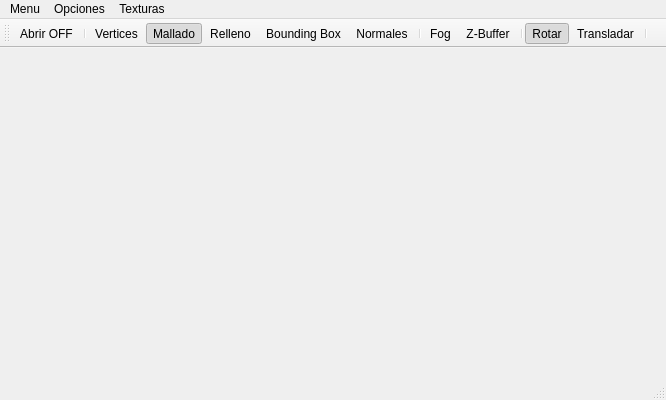
<?xml version="1.0" encoding="UTF-8"?>
<ui version="4.0">
 <class>DM3dClass</class>
 <widget class="QMainWindow" name="DM3dClass">
  <property name="geometry">
   <rect>
    <x>0</x>
    <y>0</y>
    <width>666</width>
    <height>400</height>
   </rect>
  </property>
  <property name="windowTitle">
   <string>DM3d</string>
  </property>
  <widget class="QWidget" name="centralWidget">
   <widget class="GLWidget" name="widget" native="true">
    <property name="geometry">
     <rect>
      <x>10</x>
      <y>10</y>
      <width>581</width>
      <height>321</height>
     </rect>
    </property>
   </widget>
  </widget>
  <widget class="QMenuBar" name="menuBar">
   <property name="geometry">
    <rect>
     <x>0</x>
     <y>0</y>
     <width>666</width>
     <height>21</height>
    </rect>
   </property>
   <widget class="QMenu" name="menuMenu">
    <property name="title">
     <string>Menu</string>
    </property>
    <addaction name="actionAbrir_OFF"/>
   </widget>
   <widget class="QMenu" name="menuOpciones">
    <property name="title">
     <string>Opciones</string>
    </property>
    <widget class="QMenu" name="menuModos">
     <property name="title">
      <string>Modos</string>
     </property>
     <addaction name="actionMallado"/>
     <addaction name="actionVertices"/>
     <addaction name="actionRelleno"/>
     <addaction name="actionBoundingBox"/>
     <addaction name="actionNormales"/>
    </widget>
    <addaction name="menuModos"/>
    <addaction name="separator"/>
    <addaction name="actionActivar_Fog"/>
    <addaction name="actionZ_Buffer"/>
    <addaction name="actionBackface_Culling"/>
    <addaction name="separator"/>
    <addaction name="actionRotar"/>
    <addaction name="actionTransladar"/>
    <addaction name="separator"/>
    <addaction name="actionInformacion_del_Objeto"/>
    <addaction name="separator"/>
    <addaction name="actionOrtogonal"/>
    <addaction name="actionPerspectiva"/>
    <addaction name="separator"/>
    <addaction name="actionNormal_counter_clockwise"/>
    <addaction name="actionNormal_clockwise"/>
    <addaction name="separator"/>
   </widget>
   <widget class="QMenu" name="menuTexturas">
    <property name="title">
     <string>Texturas</string>
    </property>
    <addaction name="actionActivar_Textura"/>
    <addaction name="actionCargar_Textura"/>
    <addaction name="separator"/>
    <addaction name="actionEsferico"/>
    <addaction name="actionCilindrico"/>
    <addaction name="separator"/>
    <addaction name="actionLinear"/>
    <addaction name="actionNeares"/>
   </widget>
   <addaction name="menuMenu"/>
   <addaction name="menuOpciones"/>
   <addaction name="menuTexturas"/>
  </widget>
  <widget class="QStatusBar" name="statusBar"/>
  <widget class="QToolBar" name="mainToolBar">
   <attribute name="toolBarArea">
    <enum>TopToolBarArea</enum>
   </attribute>
   <attribute name="toolBarBreak">
    <bool>false</bool>
   </attribute>
   <addaction name="actionAbrir_OFF"/>
   <addaction name="separator"/>
   <addaction name="actionVertices"/>
   <addaction name="actionMallado"/>
   <addaction name="actionRelleno"/>
   <addaction name="actionBoundingBox"/>
   <addaction name="actionNormales"/>
   <addaction name="separator"/>
   <addaction name="actionActivar_Fog"/>
   <addaction name="actionZ_Buffer"/>
   <addaction name="separator"/>
   <addaction name="actionRotar"/>
   <addaction name="actionTransladar"/>
   <addaction name="separator"/>
  </widget>
  <action name="actionAbrir_OFF">
   <property name="icon">
    <iconset resource="files.qrc">
     <normaloff>:/Imagenes/Iconos/iconos/open.png</normaloff>:/Imagenes/Iconos/iconos/open.png</iconset>
   </property>
   <property name="text">
    <string>Abrir OFF</string>
   </property>
  </action>
  <action name="actionMallado">
   <property name="checkable">
    <bool>true</bool>
   </property>
   <property name="checked">
    <bool>true</bool>
   </property>
   <property name="icon">
    <iconset resource="files.qrc">
     <normaloff>:/Imagenes/Iconos/iconos/linepointer.png</normaloff>:/Imagenes/Iconos/iconos/linepointer.png</iconset>
   </property>
   <property name="text">
    <string>Mallado</string>
   </property>
  </action>
  <action name="actionVertices">
   <property name="checkable">
    <bool>true</bool>
   </property>
   <property name="icon">
    <iconset resource="files.qrc">
     <normaloff>:/Imagenes/Iconos/iconos/puntos.png</normaloff>:/Imagenes/Iconos/iconos/puntos.png</iconset>
   </property>
   <property name="text">
    <string>Vertices</string>
   </property>
  </action>
  <action name="actionRelleno">
   <property name="checkable">
    <bool>true</bool>
   </property>
   <property name="icon">
    <iconset resource="files.qrc">
     <normaloff>:/Imagenes/Iconos/iconos/relleno.png</normaloff>:/Imagenes/Iconos/iconos/relleno.png</iconset>
   </property>
   <property name="text">
    <string>Relleno</string>
   </property>
  </action>
  <action name="actionRelleno_2">
   <property name="text">
    <string>Relleno</string>
   </property>
  </action>
  <action name="actionMallado_2">
   <property name="text">
    <string>Mallado</string>
   </property>
  </action>
  <action name="actionFog">
   <property name="text">
    <string>Fog</string>
   </property>
  </action>
  <action name="actionActivar_Fog">
   <property name="checkable">
    <bool>true</bool>
   </property>
   <property name="icon">
    <iconset resource="files.qrc">
     <normaloff>:/Imagenes/Iconos/iconos/fog.png</normaloff>:/Imagenes/Iconos/iconos/fog.png</iconset>
   </property>
   <property name="text">
    <string>Fog</string>
   </property>
  </action>
  <action name="actionVertices_2">
   <property name="text">
    <string>Vertices</string>
   </property>
  </action>
  <action name="actionZ_Buffer">
   <property name="checkable">
    <bool>true</bool>
   </property>
   <property name="icon">
    <iconset resource="files.qrc">
     <normaloff>:/Imagenes/Iconos/iconos/zbuffer.png</normaloff>:/Imagenes/Iconos/iconos/zbuffer.png</iconset>
   </property>
   <property name="text">
    <string>Z-Buffer</string>
   </property>
  </action>
  <action name="actionRotar">
   <property name="checkable">
    <bool>true</bool>
   </property>
   <property name="checked">
    <bool>true</bool>
   </property>
   <property name="icon">
    <iconset resource="files.qrc">
     <normaloff>:/Imagenes/Iconos/iconos/rotar.png</normaloff>:/Imagenes/Iconos/iconos/rotar.png</iconset>
   </property>
   <property name="text">
    <string>Rotar</string>
   </property>
  </action>
  <action name="actionTransladar">
   <property name="checkable">
    <bool>true</bool>
   </property>
   <property name="icon">
    <iconset resource="files.qrc">
     <normaloff>:/Imagenes/Iconos/iconos/trans.png</normaloff>:/Imagenes/Iconos/iconos/trans.png</iconset>
   </property>
   <property name="text">
    <string>Transladar</string>
   </property>
  </action>
  <action name="actionBoundingBox">
   <property name="checkable">
    <bool>true</bool>
   </property>
   <property name="icon">
    <iconset resource="files.qrc">
     <normaloff>:/Imagenes/Iconos/iconos/bounding.png</normaloff>:/Imagenes/Iconos/iconos/bounding.png</iconset>
   </property>
   <property name="text">
    <string>Bounding Box</string>
   </property>
  </action>
  <action name="actionBounding_Box">
   <property name="text">
    <string>Bounding Box</string>
   </property>
  </action>
  <action name="actionPlano_de_Corte">
   <property name="checkable">
    <bool>true</bool>
   </property>
   <property name="icon">
    <iconset resource="files.qrc">
     <normaloff>:/Imagenes/Iconos/iconos/clipping.png</normaloff>:/Imagenes/Iconos/iconos/clipping.png</iconset>
   </property>
   <property name="text">
    <string>Plano de Corte</string>
   </property>
  </action>
  <action name="actionMover_Trasladar_Plano_de_Corte">
   <property name="checkable">
    <bool>true</bool>
   </property>
   <property name="icon">
    <iconset resource="files.qrc">
     <normaloff>:/Imagenes/Iconos/iconos/modifClipping.png</normaloff>:/Imagenes/Iconos/iconos/modifClipping.png</iconset>
   </property>
   <property name="text">
    <string>Rotar/Trasladar Plano de Corte</string>
   </property>
  </action>
  <action name="actionNormales">
   <property name="checkable">
    <bool>true</bool>
   </property>
   <property name="icon">
    <iconset resource="files.qrc">
     <normaloff>:/Imagenes/Iconos/iconos/normal.png</normaloff>:/Imagenes/Iconos/iconos/normal.png</iconset>
   </property>
   <property name="text">
    <string>Normales</string>
   </property>
  </action>
  <action name="actionNormales_2">
   <property name="text">
    <string>Normales</string>
   </property>
  </action>
  <action name="actionBackface_Culling">
   <property name="checkable">
    <bool>true</bool>
   </property>
   <property name="checked">
    <bool>true</bool>
   </property>
   <property name="icon">
    <iconset resource="files.qrc">
     <normaloff>:/Imagenes/Iconos/iconos/back.png</normaloff>:/Imagenes/Iconos/iconos/back.png</iconset>
   </property>
   <property name="text">
    <string>Backface Culling</string>
   </property>
  </action>
  <action name="actionInformacion_del_Objeto">
   <property name="text">
    <string>Informacion del Objeto</string>
   </property>
  </action>
  <action name="actionOrtogonal">
   <property name="checkable">
    <bool>true</bool>
   </property>
   <property name="text">
    <string>Paralela</string>
   </property>
  </action>
  <action name="actionPerspectiva">
   <property name="checkable">
    <bool>true</bool>
   </property>
   <property name="checked">
    <bool>true</bool>
   </property>
   <property name="text">
    <string>Perspectiva</string>
   </property>
  </action>
  <action name="actionFlikering">
   <property name="checkable">
    <bool>true</bool>
   </property>
   <property name="checked">
    <bool>true</bool>
   </property>
   <property name="text">
    <string>Flikering</string>
   </property>
  </action>
  <action name="actionNormal_counter_clockwise">
   <property name="checkable">
    <bool>true</bool>
   </property>
   <property name="text">
    <string>Normal counter clockwise</string>
   </property>
  </action>
  <action name="actionNormal_clockwise">
   <property name="checkable">
    <bool>true</bool>
   </property>
   <property name="checked">
    <bool>true</bool>
   </property>
   <property name="text">
    <string>Normal clockwise</string>
   </property>
  </action>
  <action name="actionCargar_Textura">
   <property name="text">
    <string>Cargar Textura</string>
   </property>
  </action>
  <action name="actionActivar_Textura">
   <property name="checkable">
    <bool>true</bool>
   </property>
   <property name="checked">
    <bool>false</bool>
   </property>
   <property name="text">
    <string>Activar Textura</string>
   </property>
  </action>
  <action name="actionEsferico">
   <property name="checkable">
    <bool>true</bool>
   </property>
   <property name="checked">
    <bool>true</bool>
   </property>
   <property name="text">
    <string>Planar</string>
   </property>
  </action>
  <action name="actionCilindrico">
   <property name="checkable">
    <bool>true</bool>
   </property>
   <property name="text">
    <string>Cilindrico</string>
   </property>
  </action>
  <action name="actionLinear">
   <property name="checkable">
    <bool>true</bool>
   </property>
   <property name="checked">
    <bool>true</bool>
   </property>
   <property name="text">
    <string>Linear</string>
   </property>
  </action>
  <action name="actionNeares">
   <property name="checkable">
    <bool>true</bool>
   </property>
   <property name="text">
    <string>Nearest</string>
   </property>
  </action>
  <action name="actionClamp">
   <property name="checkable">
    <bool>true</bool>
   </property>
   <property name="text">
    <string>Clamp</string>
   </property>
  </action>
  <action name="actionRepeat">
   <property name="checkable">
    <bool>true</bool>
   </property>
   <property name="checked">
    <bool>true</bool>
   </property>
   <property name="text">
    <string>Repeat</string>
   </property>
  </action>
 </widget>
 <layoutdefault spacing="6" margin="11"/>
 <customwidgets>
  <customwidget>
   <class>GLWidget</class>
   <extends>QWidget</extends>
   <header>glwidget.h</header>
   <container>1</container>
  </customwidget>
 </customwidgets>
 <resources>
  <include location="files.qrc"/>
 </resources>
 <connections/>
</ui>
